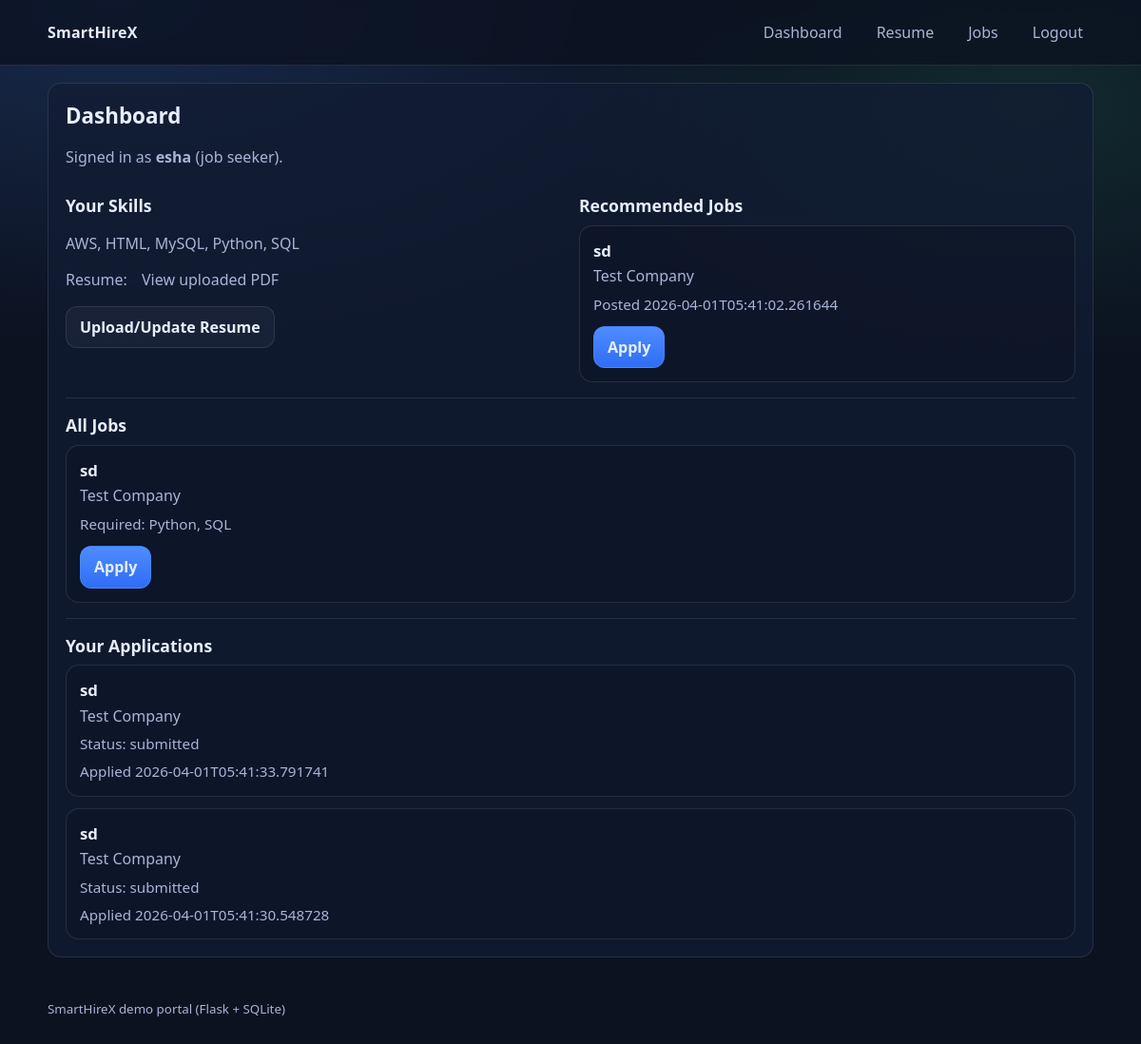
The app's page /dashboard (signed in) with its own data.
### tables this page shows
CREATE TABLE users (
            id INTEGER PRIMARY KEY AUTOINCREMENT,
            -- Requested fields
            name TEXT,
            email TEXT UNIQUE,
            password TEXT,              -- stores hashed password (same content as password_hash)
            skills TEXT,

            -- Backward-compat fields for existing app features
            username TEXT UNIQUE,
            password_hash TEXT,
            role TEXT CHECK(role IN ('job_seeker','employer')) DEFAULT 'job_seeker',
            created_at TEXT,
            resume_filename TEXT,
            resume_skills TEXT
        );

CREATE TABLE jobs (
                id INTEGER PRIMARY KEY AUTOINCREMENT,
                -- Requested columns
                title TEXT NOT NULL,
                company TEXT NOT NULL,
                skills_required TEXT,
                description TEXT NOT NULL,

                -- Backward-compat/operational fields
                employer_id INTEGER,
                required_skills TEXT,
                created_at TEXT,
                FOREIGN KEY (employer_id) REFERENCES users(id)
            );

CREATE TABLE applications (
            id INTEGER PRIMARY KEY AUTOINCREMENT,
            user_id INTEGER,
            job_id INTEGER,
            cover_letter TEXT,
            status TEXT NOT NULL DEFAULT 'submitted',
            created_at TEXT,
            FOREIGN KEY (job_id) REFERENCES jobs(id),
            FOREIGN KEY (user_id) REFERENCES users(id)
        );

### app.py (the view, shortened to what this page needs)
@app.route("/dashboard")
@login_required()
def dashboard():
    user = current_user()
    if user is None:
        flash("Please log in again.", "warning")
        return redirect(url_for("login_seeker"))
    seeker_skills = aggregate_user_skills(user)
    recommendations = []
    all_jobs = []
    if user["role"] == "job_seeker":
        conn = get_db()
        cur = conn.cursor()
        cur.execute("SELECT * FROM jobs ORDER BY id DESC")
        jobs = cur.fetchall()
        all_jobs = jobs
        for job in jobs:
            job_skills = extract_job_required_skills(job)
            score = len(seeker_skills.intersection(job_skills))
            recommendations.append((score, job))
        recommendations.sort(key=lambda t: (t[0], t[1]["id"]), reverse=True)
        recommendations = [job for score, job in recommendations if score > 0.0][:5]
        conn.close()
        conn = get_db()
        cur = conn.cursor()
        cur.execute(
            """
            SELECT a.*, j.title, j.company
            FROM applications a
            JOIN jobs j ON j.id = a.job_id
            WHERE a.user_id = ?
            ORDER BY a.created_at DESC
            """,
            (user["id"],),
        )
        applications = cur.fetchall()
        conn.close()
    return render_template(
        "dashboard.html",
        user=user,
        recommendations=recommendations,
        applications=applications,
        all_jobs=all_jobs,
    )

### app.py (called while the page is built, shortened)
def get_db():
    conn = sqlite3.connect(app.config["DATABASE_PATH"])
    conn.row_factory = sqlite3.Row
    conn.execute("PRAGMA foreign_keys = ON")
    conn.execute("PRAGMA journal_mode = WAL")
    conn.execute("PRAGMA synchronous = NORMAL")
    return conn

def to_skill_set(skills_csv: str) -> set[str]:
    if not skills_csv:
        return set()
    parts = [p.strip() for p in skills_csv.split(",") if p.strip()]
    canonical_map = {value.lower(): value for value in SKILL_KEYWORDS.values()}
    def normalize_token(token: str) -> str:
        t = token.strip().lower()
        if not t:
            return ""
        if t in canonical_map:
            return canonical_map[t]
    normalized = set()
    for p in parts:
        norm = normalize_token(p)
        if norm:
            normalized.add(norm)
    return normalized

def aggregate_user_skills(user_row) -> set[str]:
    manual = to_skill_set(user_row["skills"]) if "skills" in user_row.keys() else set()
    extracted = to_skill_set(user_row["resume_skills"]) if "resume_skills" in user_row.keys() else set()
    return manual.union(extracted)

def extract_job_required_skills(job_row) -> set[str]:
    raw = job_row["skills_required"] if "skills_required" in job_row.keys() and job_row["skills_required"] else job_row.get("required_skills")
    return to_skill_set(raw)

def login_required(role: str | None = None):
    def decorator(view_fn):
        @wraps(view_fn)
        def wrapper(*args, **kwargs):
            if "user_id" not in session:
                flash("Please log in first.", "warning")
                if role is None or role == "job_seeker":
                    return redirect(url_for("login_seeker"))
                return redirect(url_for("login"))
            if role is not None and session.get("role") != role:
                flash("You do not have access to that page.", "warning")
                return redirect(url_for("dashboard"))
            return view_fn(*args, **kwargs)
        return wrapper
    return decorator

def current_user():
    if "user_id" not in session:
        return None
    conn = get_db()
    cur = conn.cursor()
    cur.execute("SELECT * FROM users WHERE id = ?", (session["user_id"],))
    row = cur.fetchone()
    conn.close()
    return row

### templates/dashboard.html (shortened to what this page needs)
{% extends "base.html" %}
{% block content %}
  <section class="card">
    <h1 class="card-title">Dashboard</h1>
    <p class="muted">
      Signed in as <strong>{{ user.username }}</strong> ({{ user.role | replace('_', ' ') }}).
    </p>
    {% if session.get('role') == 'job_seeker' %}
      <div class="grid-2">
        <div>
          <h2 class="subhead">Your Skills</h2>
          <p class="muted">
            {% if user.resume_skills %}
              {{ user.resume_skills }}
            {% else %}
              Upload a resume to extract skills and unlock recommendations.
            {% endif %}
          </p>
          {% if user.resume_filename %}
            {% set fname = user.resume_filename.split('/')[-1].split('\\\\')[-1] %}
            <p class="muted">Resume: <a class="nav-link" href="{{ url_for('uploaded_file', filename=fname) }}" target="_blank">View uploaded PDF</a></p>
          {% endif %}
          <a class="btn btn-secondary" href="{{ url_for('resume') }}">Upload/Update Resume</a>
        </div>
        <div>
          <h2 class="subhead">Recommended Jobs</h2>
          {% if recommendations and recommendations|length > 0 %}
            <div class="list">
              {% for job in recommendations %}
                <div class="list-item">
                  <div class="list-title">{{ job.title }}</div>
                  <div class="list-sub">{{ job.company }}</div>
                  <div class="list-meta muted">Posted {{ job.created_at }}</div>
                  <div class="list-actions">
                    <a class="btn btn-primary" href="{{ url_for('apply', job_id=job.id) }}">Apply</a>
                  </div>
                </div>
              {% endfor %}
            </div>
          {% else %}
            <p class="muted">No recommendations yet. Upload a resume first.</p>
            <a class="btn btn-secondary" href="{{ url_for('resume') }}">Upload Resume</a>
          {% endif %}
        </div>
      </div>
      <hr class="divider">
      <h2 class="subhead">All Jobs</h2>
      {% if all_jobs and all_jobs|length > 0 %}
        <div class="list">
          {% for job in all_jobs %}
            <div class="list-item">
              <div class="list-title">{{ job.title }}</div>
              <div class="list-sub">{{ job.company }}</div>
              <div class="list-meta muted">Required: {{ job.skills_required or job.required_skills }}</div>
              <div class="list-actions">
                <a class="btn btn-primary" href="{{ url_for('apply', job_id=job.id) }}">Apply</a>
              </div>
            </div>
          {% endfor %}
        </div>
      {% else %}
        <p class="muted">No jobs yet.</p>
      {% endif %}
      <hr class="divider">
      <h2 class="subhead">Your Applications</h2>
      {% if applications and applications|length > 0 %}
        <div class="list">
          {% for a in applications %}
            <div class="list-item">
              <div class="list-title">{{ a.title }}</div>
              <div class="list-sub">{{ a.company }}</div>
              <div class="list-meta muted">Status: {{ a.status }}</div>
              <div class="list-meta muted">Applied {{ a.created_at }}</div>
            </div>
          {% endfor %}
        </div>
      {% else %}
        <p class="muted">You have not applied to any jobs yet.</p>
        <a class="btn btn-secondary" href="{{ url_for('jobs') }}">Browse Jobs</a>
      {% endif %}
    {% endif %}
  </section>
{% endblock %}

### templates/base.html (shortened to what this page needs)
<!doctype html>
<html lang="en">
<head>
  <link rel="stylesheet" href="{{ url_for('static', filename='styles.css') }}">
</head>
<body>
  <header class="site-header">
    <div class="container nav">
      <div class="brand">
        <a class="brand-link" href="{{ url_for('index') }}">SmartHireX</a>
      </div>
      <nav class="nav-links">
        {% if session.get('user_id') %}
          {% if session.get('role') == 'job_seeker' %}
            <a class="nav-link" href="{{ url_for('dashboard') }}">Dashboard</a>
            <a class="nav-link" href="{{ url_for('resume') }}">Resume</a>
            <a class="nav-link" href="{{ url_for('jobs') }}">Jobs</a>
          {% elif session.get('role') == 'employer' %}
            <a class="nav-link" href="{{ url_for('dashboard') }}">Dashboard</a>
            <a class="nav-link" href="{{ url_for('job_post') }}">Post a Job</a>
            <a class="nav-link" href="{{ url_for('jobs') }}">Jobs</a>
          {% endif %}
          <a class="nav-link" href="{{ url_for('logout') }}">Logout</a>
        {% else %}
          <a class="nav-link" href="{{ url_for('login_seeker') }}">Job Seeker Login</a>
          <a class="nav-link" href="{{ url_for('login') }}">Employer Login</a>
          <a class="nav-link" href="{{ url_for('register') }}">Register</a>
        {% endif %}
      </nav>
    </div>
  </header>
  <main class="container">
    {% block content %}{% endblock %}
  </main>
  <footer class="site-footer">
    <div class="container">
      <small>SmartHireX demo portal (Flask + SQLite)</small>
    </div>
  </footer>
</body>
</html>

### static/styles.css (style rules this page uses)
:root { --bg: #0b1220; --card: #121c33; --text: #e7eefc; --muted: #a9b5d6; --primary: #4f8cff; --primary-2: #2f6df6; --danger: #ff5c7a; --success: #46d39b; --border: rgba(255,255,255,0.10); }
* { box-sizing: border-box; }
body { margin: 0; font-family: ui-sans-serif, system-ui, -apple-system, Segoe UI, Roboto, Helvetica, Arial; background: radial-gradient(1200px 600px at 10% 0%, rgba(79,140,255,0.20), transparent 60%), radial-gradient(900px 500px at 90% 10%, rgba(70,211,155,0.12), transparent 55%), var(--bg); color: var(--text); line-height: 1.4; }
.container { width: min(1100px, calc(100% - 32px)); margin: 0 auto; }
.site-header { position: sticky; top: 0; background: rgba(11,18,32,0.75); backdrop-filter: blur(6px); border-bottom: 1px solid var(--border); z-index: 10; }
.nav { display: flex; align-items: center; justify-content: space-between; padding: 14px 0; gap: 16px; }
.brand-link { color: var(--text); text-decoration: none; font-weight: 800; letter-spacing: 0.2px; }
.nav-links { display: flex; gap: 14px; flex-wrap: wrap; justify-content: flex-end; }
.nav-link { color: var(--muted); text-decoration: none; padding: 8px 10px; border-radius: 10px; border: 1px solid transparent; transition: color .2s ease, border-color .2s ease, background .2s ease; }
.card { background: rgba(18,28,51,0.75); border: 1px solid var(--border); border-radius: 14px; padding: 18px; margin-top: 18px; }
.card-title { margin: 0 0 12px; font-size: 1.4rem; }
.subhead { margin: 12px 0 8px; font-size: 1.1rem; }
.muted { color: var(--muted); }
.btn { display: inline-flex; align-items: center; justify-content: center; padding: 10px 14px; border-radius: 12px; border: 1px solid var(--border); background: rgba(255,255,255,0.05); color: var(--text); text-decoration: none; cursor: pointer; font-weight: 700; }
.btn-primary { background: linear-gradient(180deg, var(--primary), var(--primary-2)); border-color: rgba(79,140,255,0.55); }
.btn-secondary { background: rgba(255,255,255,0.04); }
.divider { border: none; border-top: 1px solid var(--border); margin: 16px 0; }
.grid-2 { display: grid; grid-template-columns: 1fr 1fr; gap: 18px; }
.list { display: grid; gap: 12px; }
.list-item { padding: 14px; border-radius: 14px; border: 1px solid var(--border); background: rgba(0,0,0,0.12); }
.list-title { font-weight: 850; font-size: 1.05rem; }
.list-sub { margin-top: 4px; color: var(--muted); }
.list-meta { margin-top: 8px; font-size: 0.95rem; }
.list-actions { margin-top: 12px; }
.site-footer { margin-top: 24px; padding: 18px 0 30px; color: var(--muted); }

### records on screen
users: username "esha", role "job seeker", resume_skills "AWS, HTML, MySQL, Python, SQL"
jobs: title "sd", company "Test Company", created_at "2026-04-01T05:41:02.261644", skills_required "Python, SQL"
applications: title "sd", company "Test Company", status "submitted", created_at "2026-04-01T05:41:33.791741"
applications: title "sd", company "Test Company", status "submitted", created_at "2026-04-01T05:41:30.548728"
